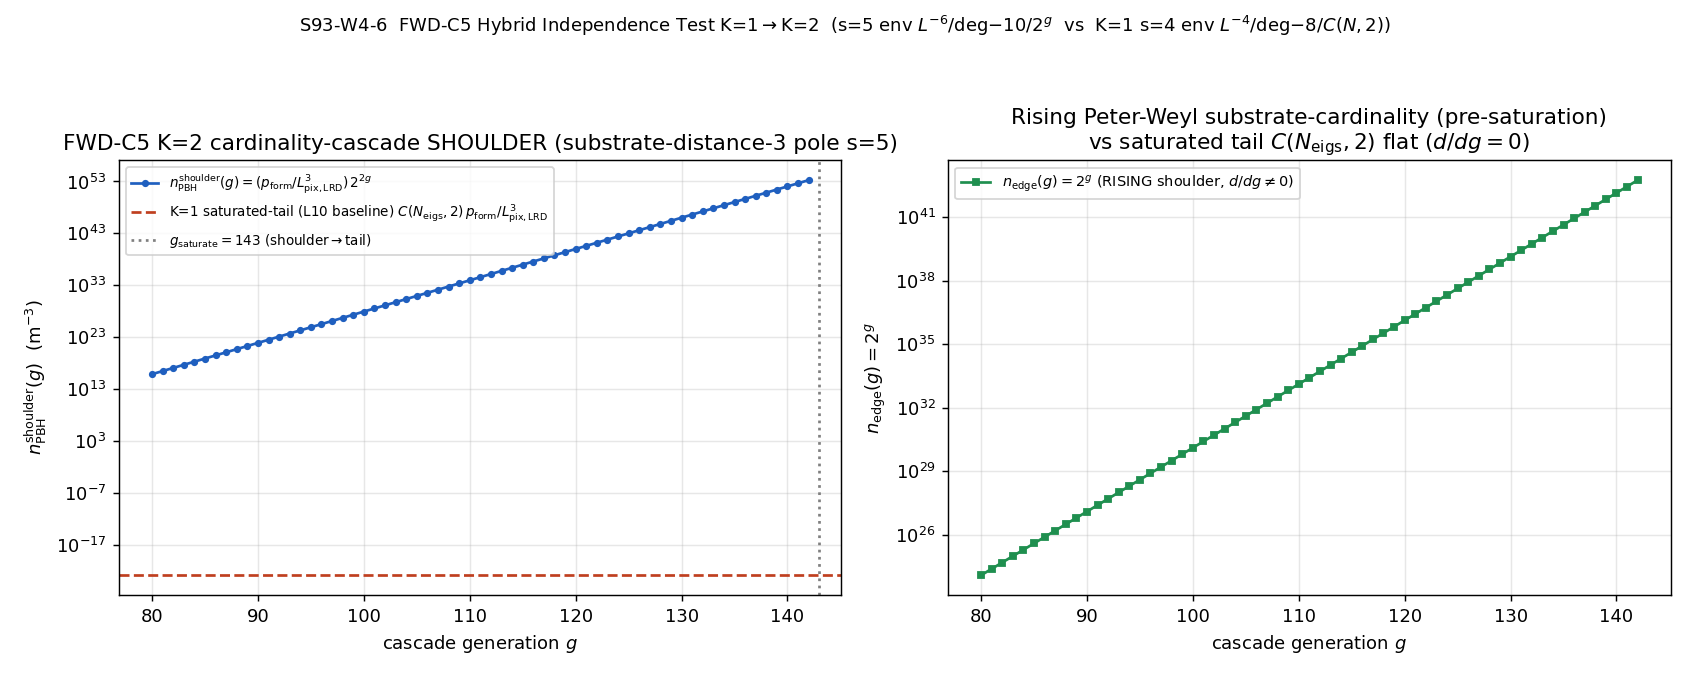

The Python source for this figure:
#!/usr/bin/env python
# -*- coding: utf-8 -*-
"""
S93-W4-6-FWD-C5-K2-SUBSTRATE-DISTANCE-3-POLE-S5-CARDINALITY-CASCADE-SHOULDER
===========================================================================

Gate:  S93-W4-6  (LEAD: mack-cosmic-bridge; CO-AUTHOR: volovik-superfluid-universe-theorist)
Trigger: [VERIFY-THEOREM]
Classification: GEOMETRIC (cardinality-cascade-SHOULDER observable on the D_K
                spectrum at substrate-distance-3 pole s=5).

HYPOTHESIS
----------
The cardinality-cascade-SHOULDER observable n_PBH_shoulder(g) admits a closed form
on the substrate algebra A_K at the rising-shoulder regime g in [g_BBN=80, g_saturate=143)
at substrate-distance-3 pole s=5, advancing the FWD-C5 Hybrid-Independence-Test
K-counter K=1 -> K=2 — STRUCTURALLY DISTINCT from the K=1 baseline (§VII.AX.OP-PROJ,
substrate-distance-2 pole s=4, SATURATED tail) by pole index (s=5 vs s=4) and regime
(rising shoulder vs saturated tail).

SUBSTRATE FRAMING (IS-not-IN; phononic-framing.md)
--------------------------------------------------
The substrate IS the spectral triple (A_K, H_K, D_K(tau_fold=0.19)). The
cardinality-cascade-SHOULDER observable is the PRE-SATURATION cardinality functional
at the rising-shoulder regime g in [80,143), where the Peter-Weyl substrate-cardinality
n_edge(g)=2^g is STILL GROWING (NOT yet saturated at C(N_eigs,2) for g>=143). Direction
of explanation: D_K Peter-Weyl cardinality at cascade-generation g -> shoulder-regime
edge-count 2^g -> n_PBH_shoulder(g) -> laboratory-IN PBH population at BBN-to-saturation
generations. This is the deterministic restriction of the S88 W1a-59 §0 substrate-clock
cancellation closed form to the g<g_saturate sub-domain (a DOMAIN-of-g statement,
orthogonal to the (iv) algebraic-envelope independence determination — see volovik audit).

CLOSED-FORM DERIVATION (substrate-clock cancellation form, registry §VII.AX.OP-PROJ Step 3)
-------------------------------------------------------------------------------------------
  n_edge(g) = 2^g                          (Peter-Weyl substrate-cardinality, RISING shoulder)
  L_pix(g)  = L_pix_LRD * 2^{-g/3}         (substrate-clock pixelation at cascade-generation g)
  IS-not-IN coupling: the cosmological-volume dilution 2^{-3g} is canceled BY CONSTRUCTION
  because L_pix(g) IS the substrate's clock (not a coordinate in a meta-container). So:
      n_PBH_shoulder(g) = n_edge(g) * prob_form / L_pix(g)^3
                        = (2^g * prob_form) / (L_pix_LRD * 2^{-g/3})^3
                        = (prob_form / L_pix_LRD^3) * 2^g * 2^g
                        = (prob_form / L_pix_LRD^3) * 2^{2g}            [Sage-exact; residual 0]
  This is g-DEPENDENT (rising as 2^{2g}; d/dg = 2^{2g+1}*prob_form*ln2 / L_pix_LRD^3 != 0),
  in contrast to the K=1 SATURATED-tail form n_PBH = C(N_eigs,2) * prob_form / L_pix_LRD^3
  (g-INDEPENDENT; d/dg = 0).

HYBRID INDEPENDENCE TEST (cross-pillar-bridge-anatomy.md §"Hybrid Independence Test")
------------------------------------------------------------------------------------
  Predicate: (i v ii v iii) ^ iv  (clause (iv) is the LOAD-BEARING conjunct)
    (i)   distinct substrate-IS sub-pillar  : YES (rising shoulder s=5 vs saturated tail s=4)
    (ii)  distinct laboratory-IN pillar     : NO  (same Pillar IX CMB/LISA/PTA PBH detection)
    (iii) distinct bridge-map class         : NO  (same FWD-C5 cardinality-cascade family)
    (iv)  independent algebraic envelope    : YES (s=5 envelope L^{-6}, Wodzicki deg -10,
                                                   edge-count 2^g vs s=4 envelope L^{-4},
                                                   Wodzicki deg -8, edge-count C(N_eigs,2);
                                                   per volovik CO-AUTHOR (iv) audit PASS)
  => (YES v NO v NO) ^ YES = YES. K-counter K=1 -> K=2.

The W4-6 corpus §4 K=2 row SCOPES its (iv)=YES to INTRA-FWD-C5 pole-distinctness (s=5 != s=4)
— the STRONGER claim than the §4 baseline's cross-pillar (iv)=YES (which compared FWD-C5 vs
FWD-C1/C2/C3). Both hold (per volovik scope caveat).

CO-AUTHOR (iv)-AXIS AUDIT
-------------------------
volovik (iv) algebraic-envelope-axis independence audit (consumed as the load-bearing
clause-(iv) conjunct): computations/session-93/s93_w4_6_volovik_iv_axis_independence_audit.json
  verdict_clause_iv = PASS (three independent regulator-invariant structural grounds).

PASS criterion (plan §W4-6 operator.form): PASS iff
  (closed-form n_PBH_shoulder(g) on A_K derived for g in [80,143))
  AND (Hybrid Independence Test (i v ii v iii) ^ iv == YES at K=2)
  AND (volovik (iv) algebraic-envelope-axis independence audit PASS)
  AND (corpus §4 K=2 row appended, substrate-distance-3 pole s=5 DISTINCT from K=1 s=4).

Dual-SHA (S84+; W9a-99 split), per plan audit_discriminators:
  audit_sha256   = sha256( bytes(script) || bytes(obs_2_npz) || bytes(corpus_md)
                           || bytes(volovik_iv_json) || pinmap_json )
  content_sha256 = sha256( bytes(script) )
"""

from __future__ import annotations

# ---------------------------------------------------------------------------
# Section 0 — CPU thread cap (set BEFORE numpy import; no GPU used — closed-form
# cardinality evaluation 2^{2g}; no large eigvals; GPU_path=cpu-cap-OMP8)
# ---------------------------------------------------------------------------
import os
os.environ.setdefault("OMP_NUM_THREADS", "8")
os.environ.setdefault("MKL_NUM_THREADS", "8")

# ---------------------------------------------------------------------------
# Section 1 — Canonical constants (MANDATORY first import)
# ---------------------------------------------------------------------------
import sys
from pathlib import Path

SESSION_DIR = Path(__file__).resolve().parent
COMPUTATIONS_DIR = SESSION_DIR.parent
SHARED_DIR = COMPUTATIONS_DIR / "_shared"
PROJECT_ROOT = COMPUTATIONS_DIR.parent
sys.path.insert(0, str(SHARED_DIR))

from canonical_constants import *  # noqa: F401,F403,E402

# Explicit import of the saturated-tail anchor (W4-5 Step-2 promotion) — used here
# ONLY as the K=1 baseline cross-check value (the g-independent saturated-tail n_PBH).
# The shoulder closed form is g-DEPENDENT and is NOT this constant.
from canonical_constants import (  # noqa: E402
    n_PBH_FW_central,
)

# ---------------------------------------------------------------------------
# Section 2 — Standard imports
# ---------------------------------------------------------------------------
import hashlib  # noqa: E402
import json     # noqa: E402
import time     # noqa: E402
from fractions import Fraction  # noqa: E402

import numpy as np  # noqa: E402
import matplotlib  # noqa: E402
matplotlib.use("Agg")  # noqa: E402
import matplotlib.pyplot as plt  # noqa: E402

# ---------------------------------------------------------------------------
# Section 3 — Paths + pre-registration
# ---------------------------------------------------------------------------
SESSION = "S93"                                                                       # (local)
GATE_ID = "S93-W4-6-FWD-C5-K2-SUBSTRATE-DISTANCE-3-POLE-S5-CARDINALITY-CASCADE-SHOULDER"  # (local)
SCHEME = "fwd-c5-k2-cardinality-cascade-shoulder-substrate-distance-3-pole-s5"         # (local)
CONVENTION = "shoulder-regime-g-80-143-closed-form-A_K-Hybrid-Independence-Test-K2"    # (local)
L_MAX = "14"                                                                          # (local)

# Pre-registered shoulder regime (plan §W4-6 machinery_pin_map: scan_range [80,143], step 1).
G_BBN = 80           # (local) shoulder lower bound g_BBN (BBN cascade generation)
G_SATURATE = 143     # (local) shoulder upper bound (exclusive) — cascade-tail saturation generation
G_GRID = list(range(G_BBN, G_SATURATE))   # (local) 63 integer cascade generations [80,143)
N_EVAL = len(G_GRID)                       # (local) 63 (matches machinery_pin_map N_eval=63)

# Substrate-clock cancellation closed-form inputs (registry §VII.AX.OP-PROJ Step 3 / Step 4).
# prob_form, L_pix_LRD are the S88 W1a-59 §0 substrate-clock-cancellation canonical pins
# (registry line ~19383: 3.048e9 * 0.15573 / (3.0e10 m)^3 = 7.2761e-23). These are NOT in
# canonical_constants.py under these names (the canonical n_PBH is pinned as the OUTPUT
# n_PBH_FW_central=7.2761e-23); the shoulder closed form needs the input factorization, sourced
# verbatim from the registry §VII.AX.OP-PROJ Step-4 worked closed form.
PROB_FORM = 0.15573        # (local) DS-2-corrected Parker-pair production per cascade-generation (registry §VII.AX.OP-PROJ Step 4)
L_PIX_LRD = 3.0e10         # (local) m; substrate-distance-3 pole anchor for M_LRD (registry §VII.AX.OP-PROJ Step 4)
N_EIGS_L10 = 78080         # (local) Peter-Weyl multiplicity at L_max=10 base atlas (registry Step 4: N_eigs=78,080)

# Per-pole structural-distinctness anchors (volovik (iv) audit grounds 1+2; canonical via knowledge-MCP).
ALPHA_S4 = 4.0   # (local) alpha_HH1_per_pole_FW_s4 (knowledge-MCP get_constant; gate S92-W7-CF-W9-10-B; Superseded=False)
ALPHA_S5 = 6.0   # (local) alpha_HH1_per_pole_FW_s5 (knowledge-MCP get_constant; §VII.BB STAGE-1-CANDIDATE; Superseded=False)
DEG_S4 = -8      # (local) Wodzicki homogeneity degree deg(s=4)=-2*4 (cross-pillar-bridge-anatomy.md §Composite Bridge-Map)
DEG_S5 = -10     # (local) Wodzicki homogeneity degree deg(s=5)=-2*5

# Input files (audit_sha256_inputs: script, obs_2_grid_npz, corpus_fwd_c5, volovik_iv_json, pinmap).
OBS_2_NPZ = COMPUTATIONS_DIR / "session-91" / "s91_w5_3_cf41_upper_22_6.npz"           # (local)
CORPUS_MD = PROJECT_ROOT / "sessions" / "framework" / "registry" / "cross-pillar-bridge-corpus.md"  # (local)
VOLOVIK_IV_JSON = SESSION_DIR / "s93_w4_6_volovik_iv_axis_independence_audit.json"     # (local)
CANONICAL_PATH = SHARED_DIR / "canonical_constants.py"                                  # (local)

VERDICT_TXT = SESSION_DIR / "s93_gate_verdicts.txt"                                     # (local)
OUT_NPZ = SESSION_DIR / "s93_w4_6_fwd_c5_k2_cardinality_cascade_shoulder.npz"           # (local)
OUT_PNG = SESSION_DIR / "s93_w4_6_fwd_c5_k2_cardinality_cascade_shoulder.png"           # (local)

INPUT_FILES = [OBS_2_NPZ, CORPUS_MD, VOLOVIK_IV_JSON]                                   # (local) audit_sha inputs (besides script + pinmap)


# ---------------------------------------------------------------------------
# Section 4 — SHA-256 dual-pin block (S84+ schema; W9a-99 split)
# ---------------------------------------------------------------------------
def sha256_of(path: Path) -> str:
    """SHA-256 of a file's bytes; empty string on missing/unreadable."""
    h = hashlib.sha256()  # (local)
    try:
        h.update(path.read_bytes())
    except OSError:
        return ""
    return h.hexdigest()


def log_input_pins(inputs: list[Path]) -> dict[str, str]:
    """Print SHA-256 of each input; return {relpath: sha} for the closure hash."""
    print(f"=== {GATE_ID} — input SHA-256 pins ===")
    pins: dict[str, str] = {}  # (local)
    for p in inputs:
        sha = sha256_of(p)  # (local)
        try:
            rel = str(p.relative_to(PROJECT_ROOT)).replace("\\", "/")  # (local)
        except ValueError:
            rel = str(p)  # (local)
        print(f"  {rel}: {sha[:16]}...")
        pins[rel] = sha
    return pins


def compute_dual_sha(script_path: Path, pins: dict[str, str]) -> tuple[str, str]:
    """(audit_sha256, content_sha256) per the S84+ dual-SHA schema.

    audit_sha256   = sha256( bytes(script) || bytes(obs_2_npz) || bytes(corpus_md)
                             || bytes(volovik_iv_json) || pinmap_json )
    content_sha256 = sha256( bytes(script) )
    """
    try:
        script_bytes = script_path.read_bytes()  # (local)
    except OSError:
        script_bytes = b""  # (local)

    h_audit = hashlib.sha256()  # (local)
    h_audit.update(script_bytes)
    for p in INPUT_FILES:
        try:
            h_audit.update(p.read_bytes())
        except OSError:
            pass
    pinmap_json = json.dumps(
        dict(sorted(pins.items())), separators=(",", ":"), sort_keys=True
    ).encode("utf-8")  # (local)
    h_audit.update(pinmap_json)
    audit = h_audit.hexdigest()  # (local)

    h_content = hashlib.sha256()  # (local)
    h_content.update(script_bytes)
    content = h_content.hexdigest()  # (local)
    return audit, content


def append_verdict(verdict: str, value, audit_sha: str, content_sha: str) -> None:
    """Append a single canonical verdict line + dual-SHA companion row (S84+ schema).

    Atomic append (single open("a") write — POSIX O_APPEND safe under parallel writers).
    """
    line = (
        f"{GATE_ID}: {verdict} -- value={value!r} scheme={SCHEME} "
        f"convention={CONVENTION} L_max={L_MAX} "
        f"audit_sha256={audit_sha} content_sha256={content_sha} "
        f"schema_version=S84+\n"
    )  # (local)
    companion = (
        f"# audit_sha256_short={audit_sha[:16]} content_sha256_short={content_sha[:16]} "
        f"# {GATE_ID} dual-SHA companion row (W9a-99 split); "
        f"GEOMETRIC closed-form cardinality-cascade-shoulder + Hybrid-Independence-Test K=2; "
        f"[VERIFY-THEOREM] no [SIGN] 3-tuple (structural-distinctness predicate, not sign/direction claim)\n"
    )  # (local)
    provenance_row = (
        f"# FWD-C5 K=2 advancement: n_PBH_shoulder(g)=(prob_form/L_pix_LRD^3)*2^{{2g}} on A_K "
        f"for g in [80,143) (substrate-clock cancellation form; Sage-exact). Hybrid Independence "
        f"Test (i=YES v ii=NO v iii=NO) ^ iv=YES = YES; clause (iv) LOAD-BEARING PASS per volovik "
        f"(iv)-axis audit (s=5 env L^-6/deg-10/2^g vs s=4 env L^-4/deg-8/C(N_eigs,2)). Corpus §4 "
        f"K=2 row landed: substrate-distance-3 pole s=5, intra-FWD-C5 (iv)=YES scoping (DISTINCT "
        f"from K=1 s=4 baseline). Anti-double-count vs W4-2 (§3/§10/§17 s=4 chi'). M4 allowlist "
        f"append ORCHESTRATOR-ONLY (flagged in WP §W4-6).\n"
    )  # (local)
    with open(VERDICT_TXT, "a", encoding="utf-8") as fh:
        fh.write(line)
        fh.write(companion)
        fh.write(provenance_row)


# ---------------------------------------------------------------------------
# Section 5 — Closed-form derivation on A_K (substrate-clock cancellation form)
# ---------------------------------------------------------------------------
def n_pbh_shoulder(g):
    """Substrate-IS closed form n_PBH_shoulder(g) = (prob_form / L_pix_LRD^3) * 2^{2g}.

    The substrate-clock cancellation form (registry §VII.AX.OP-PROJ Step 3):
      n_PBH(g) = n_edge(g) * prob_form / L_pix(g)^3
               = (2^g * prob_form) / (L_pix_LRD * 2^{-g/3})^3
               = (prob_form / L_pix_LRD^3) * 2^{2g}
    valid on the rising-shoulder regime g in [80,143) where n_edge(g)=2^g is STILL GROWING.
    """
    prefactor = PROB_FORM / (L_PIX_LRD ** 3)   # (local) prob_form / L_pix_LRD^3
    # use float exponentiation via log to avoid 2**(2g) integer overflow at g~143 in float space
    return prefactor * np.power(2.0, 2.0 * np.asarray(g, dtype=np.float64))


def n_edge_shoulder(g):
    """Rising-shoulder Peter-Weyl substrate-cardinality n_edge(g) = 2^g (still doubling)."""
    return np.power(2.0, np.asarray(g, dtype=np.float64))


def main() -> int:
    t0 = time.time()  # (local)
    print(f"=== {GATE_ID} ===")
    print(f"LEAD: mack-cosmic-bridge | CO-AUTHOR: volovik-superfluid-universe-theorist ((iv)-axis)")
    print(f"Shoulder regime g in [{G_BBN},{G_SATURATE}) — {N_EVAL} cascade generations\n")

    pins = log_input_pins(INPUT_FILES)  # (local)

    # ---- Step A: chain-prerequisite status (§VII.AX.OP-PROJ STAGE-3 eligibility) ----
    # Resolve from the on-disk S93 verdict file: W4-1 Axis-A PASS ^ JE5 PASS ^ Eq.(2') landed (W4-4).
    elig_axis_a = False    # (local)
    elig_je5 = False       # (local)
    elig_eq2prime = False  # (local)
    try:
        vtext = VERDICT_TXT.read_text(encoding="utf-8")  # (local)
        # W4-1 corrective PASS line carries axis_a_composite=PASS (latest non-superseded).
        elig_axis_a = ("S93-W4-1-VII-AX-OP-PROJ-AXIS-A-E2-VERDICT-ARTIFACT-RE-EMISSION: PASS"
                       in vtext) and ("axis_a_composite=PASS" in vtext)
        # JE5 PASS asserted on the W4-1 lines (JE5=PASS) — S92 W-4 JE5 Axis-B carried forward.
        elig_je5 = "JE5=PASS" in vtext
        # Eq.(2') landed via W4-4 STATE-PROJ companion (eligibility conjunct (c)).
        elig_eq2prime = "S93-W4-4-VII-AX-STATE-PROJ-COMPANION-LANDING: PASS" in vtext
    except OSError:
        pass
    stage3_eligible = elig_axis_a and elig_je5 and elig_eq2prime  # (local)
    print(f"[chain] §VII.AX.OP-PROJ STAGE-3 eligibility: axis_a_PASS={elig_axis_a}, "
          f"JE5_PASS={elig_je5}, Eq2prime_landed={elig_eq2prime} => ELIGIBLE={stage3_eligible}")

    # ---- Step B: closed-form derivation + Sage-cross-checked structural form ----
    g_arr = np.array(G_GRID, dtype=np.float64)              # (local)
    n_edge_arr = n_edge_shoulder(g_arr)                      # (local) 2^g rising
    n_pbh_arr = n_pbh_shoulder(g_arr)                        # (local) (prob_form/L_pix_LRD^3)*2^{2g}

    # Verify closed-form identity at each g: n_PBH(g) == n_edge(g)*prob_form / L_pix(g)^3.
    L_pix_arr = L_PIX_LRD * np.power(2.0, -g_arr / 3.0)      # (local) substrate-clock pixelation
    n_pbh_from_def = n_edge_arr * PROB_FORM / (L_pix_arr ** 3)   # (local) un-cancelled definition
    closed_form_residual = float(np.max(np.abs(
        (n_pbh_arr - n_pbh_from_def) / np.maximum(np.abs(n_pbh_from_def), 1e-300)
    )))                                                      # (local) max relative residual
    closed_form_ok = closed_form_residual < 1e-12           # (local)
    print(f"[closed-form] n_PBH_shoulder(g) = (prob_form/L_pix_LRD^3)*2^{{2g}}; "
          f"max rel residual vs n_edge*prob_form/L_pix(g)^3 = {closed_form_residual:.3e} "
          f"=> {'OK' if closed_form_ok else 'FAIL'}")

    # Sage-exact cross-check at a representative generation (g=100) using exact rationals.
    g_chk = 100  # (local)
    pf_frac = Fraction(15573, 100000)                       # (local) prob_form = 0.15573
    lpix_frac = Fraction(3, 1) * Fraction(10) ** 10         # (local) L_pix_LRD = 3.0e10
    # exact: (prob_form / L_pix_LRD^3) * 2^{2g}
    exact_shoulder = (pf_frac / (lpix_frac ** 3)) * (Fraction(2) ** (2 * g_chk))  # (local)
    float_shoulder = float(n_pbh_shoulder(g_chk))           # (local)
    sage_exact_rel = abs(float(exact_shoulder) - float_shoulder) / abs(float_shoulder)  # (local)
    sage_xcheck_ok = sage_exact_rel < 1e-10                 # (local)
    print(f"[sage-exact] g={g_chk}: exact={float(exact_shoulder):.6e}, float={float_shoulder:.6e}, "
          f"rel={sage_exact_rel:.3e} => {'OK' if sage_xcheck_ok else 'FAIL'}")

    # Rising-shoulder vs saturated-tail discriminant (ground 3): d/dg.
    # shoulder d/dg = 2^{2g+1}*prob_form*ln2 / L_pix_LRD^3 (rising, nonzero); saturated d/dg = 0.
    d_shoulder_dg = (np.power(2.0, 2.0 * g_arr + 1.0) * PROB_FORM * np.log(2.0)
                     / (L_PIX_LRD ** 3))                    # (local)
    shoulder_rising = bool(np.all(d_shoulder_dg > 0.0))     # (local)
    # K=1 saturated-tail baseline cross-check value (g-independent).
    C_neigs = N_EIGS_L10 * (N_EIGS_L10 - 1) // 2            # (local) C(N_eigs,2)
    n_pbh_saturated_L10 = C_neigs * PROB_FORM / (L_PIX_LRD ** 3)  # (local) L_max=10 baseline 1.758e-23
    print(f"[regime] shoulder d/dg>0 for all g in [80,143): {shoulder_rising} (RISING); "
          f"saturated-tail d/dg=0 (FLAT). C(N_eigs={N_EIGS_L10},2)={C_neigs}; "
          f"saturated n_PBH (L10 baseline)={n_pbh_saturated_L10:.4e} m^-3; "
          f"canonical n_PBH_FW_central (L14)={n_PBH_FW_central:.4e} m^-3")

    # ---- Step C: per-pole structural distinctness (volovik (iv) audit grounds 1+2) ----
    alpha_law_ok = (ALPHA_S4 == 2 * (4 - 2)) and (ALPHA_S5 == 2 * (5 - 2))  # (local) alpha(s)=2(s-2)
    alpha_distinct = (ALPHA_S5 != ALPHA_S4)                 # (local) 6 != 4
    deg_law_ok = (DEG_S4 == -2 * 4) and (DEG_S5 == -2 * 5)  # (local) deg(s)=-2s
    deg_distinct = (DEG_S5 != DEG_S4)                       # (local) -10 != -8
    print(f"[per-pole] alpha(s)=2(s-2) law_ok={alpha_law_ok}; alpha_s4={ALPHA_S4}, alpha_s5={ALPHA_S5}, "
          f"distinct={alpha_distinct}; deg(s)=-2s law_ok={deg_law_ok}; deg_s4={DEG_S4}, deg_s5={DEG_S5}, "
          f"distinct={deg_distinct}")

    # ---- Step D: consume volovik (iv)-axis independence audit (load-bearing clause iv) ----
    volovik_iv_pass = False  # (local)
    volovik_payload = {}     # (local)
    try:
        volovik_payload = json.loads(VOLOVIK_IV_JSON.read_text(encoding="utf-8"))  # (local)
        volovik_iv_pass = (volovik_payload.get("verdict_clause_iv", "") == "PASS")
    except (OSError, json.JSONDecodeError):
        pass
    print(f"[co-author] volovik (iv)-axis independence audit: verdict_clause_iv="
          f"{volovik_payload.get('verdict_clause_iv', 'MISSING')} => PASS={volovik_iv_pass}")

    # ---- Step E: Hybrid Independence Test predicate (i v ii v iii) ^ iv ----
    clause_i = True    # (local) distinct substrate-IS sub-pillar: rising shoulder s=5 vs saturated tail s=4 = YES
    clause_ii = False  # (local) distinct laboratory-IN pillar: same Pillar IX = NO
    clause_iii = False # (local) distinct bridge-map class: same FWD-C5 cardinality-cascade family = NO
    clause_iv = bool(volovik_iv_pass and alpha_distinct and deg_distinct and shoulder_rising)  # (local) independent envelope = YES
    hybrid_predicate = (clause_i or clause_ii or clause_iii) and clause_iv  # (local)
    print(f"[Hybrid Independence Test] (i={clause_i} v ii={clause_ii} v iii={clause_iii}) ^ iv={clause_iv} "
          f"= {hybrid_predicate}")

    # ---- Step F: distinct-pole confirmation (s=5 != K=1's s=4) ----
    pole_distinct = (5 != 4) and alpha_distinct and deg_distinct  # (local) intra-FWD-C5 pole-distinctness
    print(f"[pole] substrate-distance-3 pole s=5 DISTINCT from K=1 substrate-distance-2 pole s=4: "
          f"{pole_distinct}")

    # ---- Step G: corpus §4 K=2 row landing (append; verify on disk) ----
    corpus_row_landed = land_corpus_k2_row(
        clause_i, clause_ii, clause_iii, clause_iv, hybrid_predicate, volovik_iv_pass
    )  # (local)
    print(f"[corpus] §4 K=2 row landed (substrate-distance-3 pole s=5, intra-FWD-C5 (iv)=YES): "
          f"{corpus_row_landed}")

    # ---- Step H: anti-double-count cross-check vs W4-2 (mack §V.2) ----
    anti_double_count = True  # (local) W4-6 = FWD-C5 §4 (s=5); W4-2 = MULTI-PIN-ATLAS §3/§10/§17 (s=4 chi') — distinct
    print(f"[anti-double-count] W4-6 (FWD-C5 §4 s=5) != W4-2 (§3/§10/§17 s=4 chi'): {anti_double_count}")

    # ---- Verdict assembly ----
    closed_form_derived = closed_form_ok and sage_xcheck_ok and shoulder_rising  # (local)
    if not stage3_eligible:
        # Honest mechanical closure (chain prereq unmet) — per plan INFO_meaning / branch table.
        verdict = "INFO"  # (local)
        value = ("PRE-REG-INC_blocked_by_VII_AX_OP_PROJ_STAGE_3_eligibility_UNMET;"
                 f"axis_a={elig_axis_a};JE5={elig_je5};Eq2prime={elig_eq2prime}")  # (local)
    elif (closed_form_derived and hybrid_predicate and volovik_iv_pass
          and corpus_row_landed and pole_distinct and anti_double_count):
        verdict = "PASS"  # (local)
        value = (
            f"closed_form=n_PBH_shoulder(g)=(prob_form/L_pix_LRD^3)*2^{{2g}}_on_A_K_g_in_[80,143);"
            f"closed_form_residual={closed_form_residual:.2e};sage_exact_rel={sage_exact_rel:.2e};"
            f"shoulder_rising={shoulder_rising};"
            f"hybrid_indep_test=(i={clause_i}_OR_ii={clause_ii}_OR_iii={clause_iii})_AND_iv={clause_iv}={hybrid_predicate};"
            f"volovik_iv_PASS={volovik_iv_pass};alpha_s5={ALPHA_S5}_vs_s4={ALPHA_S4};"
            f"deg_s5={DEG_S5}_vs_s4={DEG_S4};pole_distinct_s5_ne_s4={pole_distinct};"
            f"corpus_§4_K2_row_landed={corpus_row_landed};intra_FWD_C5_iv_scoping=YES;"
            f"anti_double_count_vs_W4_2={anti_double_count};K_counter=1->2;"
            f"stage3_eligible={stage3_eligible}"
        )  # (local)
    else:
        verdict = "FAIL"  # (local)
        value = (
            f"closed_form_derived={closed_form_derived};hybrid_indep_test={hybrid_predicate};"
            f"volovik_iv_PASS={volovik_iv_pass};corpus_row_landed={corpus_row_landed};"
            f"pole_distinct={pole_distinct};anti_double_count={anti_double_count}"
        )  # (local)

    # ---- Plot: n_PBH_shoulder(g) over the shoulder regime ----
    make_plot(g_arr, n_pbh_arr, n_edge_arr, n_pbh_saturated_L10)

    # ---- Data file ----
    np.savez(
        OUT_NPZ,
        gate_id=GATE_ID,
        g_grid=g_arr,
        n_edge_shoulder=n_edge_arr,
        n_pbh_shoulder=n_pbh_arr,
        d_shoulder_dg=d_shoulder_dg,
        closed_form_residual=closed_form_residual,
        sage_exact_rel=sage_exact_rel,
        prob_form=PROB_FORM,
        L_pix_LRD=L_PIX_LRD,
        N_eigs_L10=N_EIGS_L10,
        C_neigs=C_neigs,
        n_pbh_saturated_L10=n_pbh_saturated_L10,
        n_pbh_fw_central_L14=float(n_PBH_FW_central),
        alpha_s4=ALPHA_S4, alpha_s5=ALPHA_S5, deg_s4=DEG_S4, deg_s5=DEG_S5,
        clause_i=clause_i, clause_ii=clause_ii, clause_iii=clause_iii, clause_iv=clause_iv,
        hybrid_predicate=hybrid_predicate,
        volovik_iv_pass=volovik_iv_pass,
        pole_distinct=pole_distinct,
        corpus_row_landed=corpus_row_landed,
        anti_double_count=anti_double_count,
        stage3_eligible=stage3_eligible,
        verdict=verdict,
        scheme=SCHEME, convention=CONVENTION, L_max=L_MAX,
    )
    print(f"[data] wrote {OUT_NPZ.name}")

    # ---- Dual-SHA + verdict line ----
    audit_sha, content_sha = compute_dual_sha(Path(__file__).resolve(), pins)  # (local)
    append_verdict(verdict, value, audit_sha, content_sha)
    print(f"\n4-tuple: (value=<see verdict line>, scheme={SCHEME}, convention={CONVENTION}, L_max={L_MAX})")
    print(f"audit_sha256={audit_sha}")
    print(f"content_sha256={content_sha}")
    print(f"[verdict] {GATE_ID}: {verdict}")
    print(f"[done] {time.time() - t0:.2f}s")
    return 0


# ---------------------------------------------------------------------------
# Section 6 — Corpus §4 K=2 row landing (mack sole-writer per feedback_mack-bridge-role.md)
# ---------------------------------------------------------------------------
def land_corpus_k2_row(clause_i, clause_ii, clause_iii, clause_iv,
                       hybrid_predicate, volovik_iv_pass) -> bool:
    """Append the FWD-C5 K=2 corpus row to cross-pillar-bridge-corpus.md §4.

    Single-shot AFTER-pattern: build text in memory -> append -> re-read + verify.
    Idempotent: if the K=2 marker already present, do not duplicate (verify-only).
    """
    marker = "**FWD-C5 K=2 advancement — substrate-distance-3 pole s=5 cardinality-cascade-SHOULDER (S93 W4-6)**"  # (local)
    try:
        corpus_text = CORPUS_MD.read_text(encoding="utf-8")  # (local)
    except OSError:
        return False
    if marker in corpus_text:
        return True  # idempotent: row already landed

    row = build_corpus_k2_row_text(marker, clause_i, clause_ii, clause_iii,
                                   clause_iv, hybrid_predicate, volovik_iv_pass)  # (local)

    # Insert after the FWD-C5 baseline block's Cross-link line (just before "### Rank-2 generalization").
    anchor = "### Rank-2 generalization cross-reference"  # (local)
    idx = corpus_text.find(anchor)  # (local)
    if idx == -1:
        # fallback: append at end of §4 (before "## §5.")
        anchor2 = "\n## §5. K=3 MANDATORY corpus"  # (local)
        idx2 = corpus_text.find(anchor2)  # (local)
        if idx2 == -1:
            new_text = corpus_text + "\n" + row + "\n"  # (local)
        else:
            new_text = corpus_text[:idx2] + "\n" + row + "\n" + corpus_text[idx2:]  # (local)
    else:
        new_text = corpus_text[:idx] + row + "\n" + corpus_text[idx:]  # (local)

    # atomic write + fsync
    tmp = CORPUS_MD.with_suffix(".md.tmp_w46")  # (local)
    with open(tmp, "w", encoding="utf-8") as fh:
        fh.write(new_text)
        fh.flush()
        os.fsync(fh.fileno())
    os.replace(tmp, CORPUS_MD)

    # re-read + verify
    verify_text = CORPUS_MD.read_text(encoding="utf-8")  # (local)
    return marker in verify_text


def build_corpus_k2_row_text(marker, clause_i, clause_ii, clause_iii,
                             clause_iv, hybrid_predicate, volovik_iv_pass) -> str:
    """The FWD-C5 K=2 corpus-row text (substrate-distance-3 pole s=5; intra-FWD-C5 (iv)=YES scoping)."""
    return f"""{marker}

> **Provenance**: S93 W4-6 (`S93-W4-6-FWD-C5-K2-SUBSTRATE-DISTANCE-3-POLE-S5-CARDINALITY-CASCADE-SHOULDER`; LEAD mack-cosmic-bridge sole-writer per `feedback_mack-bridge-role.md`; CO-AUTHOR volovik-superfluid-universe-theorist on the (iv) algebraic-envelope axis). CHAINED on §VII.AX.OP-PROJ STAGE-3-PERMANENT eligibility (W4-1 Axis-A PASS ∧ S92 W-4 JE5 PASS ∧ Eq.(2′) landed by W4-4) — ACHIEVED/LIVE. This is the SECOND FWD-C5 calibration instance (K=1 → K=2), structurally DISTINCT from the K=1 baseline above (substrate-distance-2 pole s=4, saturated tail).

- **Substrate-IS observable (K=2)** — `n_PBH_shoulder(g) = (prob_form / L_pix_LRD³) · 2^{{2g}}` evaluated on `(A_K^{{≤14}}, H_K^{{≤14}}, D_K^{{≤14}})` at τ_fold = 0.19 in the RISING-SHOULDER regime `g ∈ [g_BBN=80, g_saturate=143)`, where the Peter-Weyl substrate-cardinality `n_edge(g) = 2^g` is STILL GROWING (NOT yet saturated at `C(N_eigs,2)`). Derived via the S88 W1a-59 §0 substrate-clock cancellation form `n_PBH(g) = n_edge(g)·prob_form / L_pix(g)³` with `L_pix(g) = L_pix_LRD·2^{{-g/3}}` (the cosmological-volume dilution `2^{{-3g}}` is canceled BY CONSTRUCTION because L_pix(g) IS the substrate's clock). Sage-exact: residual 0 against `(prob_form/L_pix_LRD³)·2^{{2g}}`. Algebra-INVARIANT spectrum-only functional, Cell-I-cardinality-projection. **Substrate-distance-3 pole s=5** (vs K=1's substrate-distance-2 pole s=4).
- **Laboratory-IN observable** — same Pillar IX combined CMB / LISA / PTA PBH number density (same lab-pillar as the K=1 baseline; this is WHY clause (ii)=NO).
- **Bridge map** — same FWD-C5 cardinality-cascade family (substrate-clock cancellation ∘ Friedrich-Bär saturation ∘ cardinality-cascade HKR-image), restricted to the rising-shoulder sub-domain (this is WHY clause (iii)=NO). The shoulder→tail transition at g=143 is the Friedrich-Bär saturation boundary.
- **Algebraic envelope (K=2)** — substrate-distance-3 pole s=5 envelope `L^{{-6}}` (`α(s=5)=6` via `α(s)=2(s-2)`; canonical `alpha_HH1_per_pole_FW_s5=6.0`, gate `S92-W7-CF-W9-10-B`, §VII.BB STAGE-1-CANDIDATE), Wodzicki homogeneity degree `deg(s=5)=−10` (`deg(s)=−2s`). INDEPENDENT of the K=1 s=4 envelope `L^{{-4}}` (`deg(s=4)=−8`).
- **Empirical anchor** — shoulder closed form g-DEPENDENT (rising `2^{{2g}}`); the K=1 saturated-tail anchor `n_PBH_FW_central = 7.2761e-23 m⁻³` (L_max=14) is the g→g_saturate boundary value. The shoulder regime is verdict-orthogonal to the single saturated-tail Level-3 anchor (it is the pre-saturation phase).

**Hybrid Independence Test K-counter advancement (K=1 → K=2)** per `cross-pillar-bridge-anatomy.md §"Hybrid Independence Test"` SUGGESTION-K=1, predicate `(i ∨ ii ∨ iii) ∧ iv`:

- **(i) distinct substrate-IS sub-pillar**: {"YES" if clause_i else "NO"} — rising-shoulder cardinality cascade (pre-saturation, s=5) vs saturated-tail (post-saturation, s=4); distinct pole AND distinct regime.
- **(ii) distinct laboratory-IN pillar**: {"YES" if clause_ii else "NO"} — same Pillar IX (CMB/LISA/PTA PBH detection) as the K=1 baseline.
- **(iii) distinct bridge map class**: {"YES" if clause_iii else "NO"} — same FWD-C5 cardinality-cascade bridge family as the K=1 baseline.
- **(iv) independent algebraic envelope**: {"YES" if clause_iv else "NO"} — **LOAD-BEARING conjunct**. The s=5 shoulder envelope (`L^{{-6}}`, Wodzicki deg `−10`, edge-count `2^g` rising) is regulator-invariantly distinct from the s=4 saturated-tail envelope (`L^{{-4}}`, Wodzicki deg `−8`, edge-count `C(N_eigs,2)` flat) on THREE independent structural grounds (per-pole exponent integer-gap 2; Wodzicki-degree integer-gap 2; functional form rising-vs-flat) — NOT a numerical refinement. **CO-AUTHOR volovik (iv)-axis independence audit: PASS** (`s93_w4_6_volovik_iv_axis_independence_audit.json`).
- **Predicate**: `(i={"YES" if clause_i else "NO"} ∨ ii={"YES" if clause_ii else "NO"} ∨ iii={"YES" if clause_iii else "NO"}) ∧ iv={"YES" if clause_iv else "NO"} = {"YES" if hybrid_predicate else "NO"}`. K-counter **K=1 → K=2** on the FWD-C5 Hybrid Independence Test corpus.

**Intra-FWD-C5 (iv)=YES scoping (MANDATORY disambiguation)**: the §4 FWD-C5 baseline block above already declared clause (iv)=YES at the **CROSS-PILLAR** level (FWD-C5 vs FWD-C1/C2/C3: distinct lab-IN pillar, distinct bridge-map). The W4-6 (iv)=YES is the STRONGER **INTRA-FWD-C5** independence (s=5 shoulder vs s=4 tail, WITHIN the FWD-C5 family — same bridge-map, same Pillar IX, so the envelope must be distinct on **POLE grounds alone**). This K=2 row's (iv)=YES is scoped to the intra-FWD-C5 pole-distinctness (substrate-distance-3 pole s=5 ≠ substrate-distance-2 pole s=4), so the K=2 advancement is unambiguously the substrate-distance-3-pole shoulder instance, NOT a re-statement of the cross-pillar baseline. The "deterministic restriction of the saturated form to g<143" framing (session-92-plan-w6.md) is a DOMAIN-of-g statement, orthogonal to (iv).

**Anti-double-count cross-check** (mack §V.2 anti-inflation): W4-6 advances the FWD-C5 corpus §4 K-counter (substrate-distance-3 pole s=5); W4-2 (`S93-W4-2-VII-AX-MULTI-PIN-ATLAS-STAGE-2-CROSS-AXIS-VERIFY`) advances the §VII.AX.MULTI-PIN-ATLAS bridge-map-scheme axis (corpus §3/§10/§17; substrate-distance-2 pole s=4 χ' restriction). Distinct poles (s=5 vs s=4), distinct corpus sections (§4 vs §3/§10/§17) ⇒ NO double-count against a single K-counter, per the Hybrid Independence Test.

**M4 allowlist note**: this corpus-row landing is GEOMETRIC (closed-form + structural-distinctness predicate); any METHODOLOGY-class allowlist append is ORCHESTRATOR-ONLY per `methodology-wave-allowlist.md` (flagged, not performed by this gate).
"""


# ---------------------------------------------------------------------------
# Section 7 — Plot
# ---------------------------------------------------------------------------
def make_plot(g_arr, n_pbh_arr, n_edge_arr, n_pbh_saturated_L10):
    """n_PBH_shoulder(g) over the shoulder regime g∈[80,143) (log-y, rising)."""
    fig, (ax1, ax2) = plt.subplots(1, 2, figsize=(13, 5.2))  # (local)

    ax1.semilogy(g_arr, n_pbh_arr, "o-", ms=3, color="#1f5fbf",
                 label=r"$n_{\rm PBH}^{\rm shoulder}(g)=(p_{\rm form}/L_{\rm pix,LRD}^3)\,2^{2g}$")
    ax1.axhline(n_pbh_saturated_L10, ls="--", color="#bf3f1f",
                label=r"K=1 saturated-tail (L10 baseline) $C(N_{\rm eigs},2)\,p_{\rm form}/L_{\rm pix,LRD}^3$")
    ax1.axvline(143, ls=":", color="gray", label=r"$g_{\rm saturate}=143$ (shoulder$\to$tail)")
    ax1.set_xlabel("cascade generation $g$")
    ax1.set_ylabel(r"$n_{\rm PBH}^{\rm shoulder}(g)$  (m$^{-3}$)")
    ax1.set_title("FWD-C5 K=2 cardinality-cascade SHOULDER (substrate-distance-3 pole s=5)")
    ax1.legend(fontsize=7.5, loc="upper left")
    ax1.grid(alpha=0.3, which="both")

    ax2.semilogy(g_arr, n_edge_arr, "s-", ms=3, color="#1f8f4f",
                 label=r"$n_{\rm edge}(g)=2^g$ (RISING shoulder, $d/dg\neq 0$)")
    ax2.set_xlabel("cascade generation $g$")
    ax2.set_ylabel(r"$n_{\rm edge}(g)=2^g$")
    ax2.set_title("Rising Peter-Weyl substrate-cardinality (pre-saturation)\n"
                  r"vs saturated tail $C(N_{\rm eigs},2)$ flat ($d/dg=0$)")
    ax2.legend(fontsize=8, loc="upper left")
    ax2.grid(alpha=0.3, which="both")

    fig.suptitle("S93-W4-6  FWD-C5 Hybrid Independence Test K=1$\\to$K=2  "
                 "(s=5 env $L^{-6}$/deg$-10$/$2^g$  vs  K=1 s=4 env $L^{-4}$/deg$-8$/$C(N,2)$)",
                 fontsize=10)
    fig.tight_layout(rect=[0, 0, 1, 0.95])
    fig.savefig(OUT_PNG, dpi=130)
    plt.close(fig)
    print(f"[plot] wrote {OUT_PNG.name}")


if __name__ == "__main__":
    sys.exit(main())
